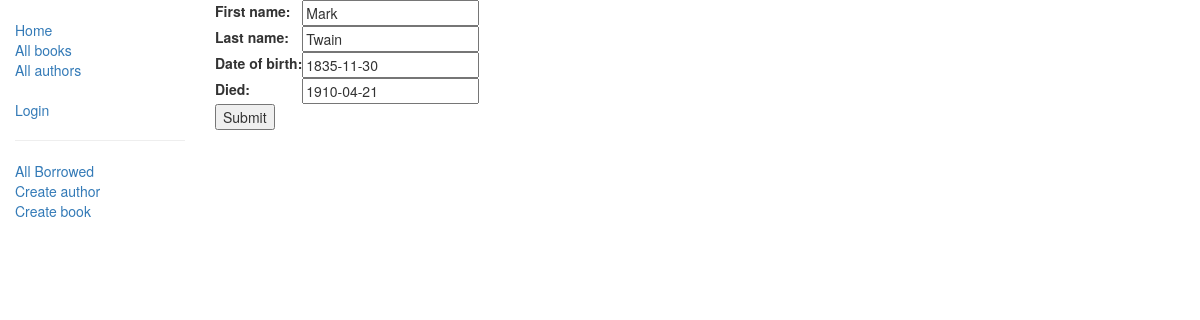
Page /catalog/author/2/update/ on the committed database.
### catalog/models.py (models this page shows, shortened)
class Author(models.Model):
    first_name = models.CharField(max_length=100)
    last_name = models.CharField(max_length=100)
    date_of_birth = models.DateField(null=True, blank=True)
    date_of_death = models.DateField('Died', null=True, blank=True)
    class Meta:
        ordering = ['last_name']

### catalog/views.py (the view)
# urls.py: path('author/<int:pk>/update/', views.AuthorUpdate.as_view(), name='author_update'),
class AuthorUpdate(UpdateView):
    model = Author
    fields = ['first_name','last_name','date_of_birth','date_of_death']

### catalog/templates/catalog/author_form.html (shortened to what this page needs)
{% extends "base_generic.html" %}
{% block content %}
  <form action="" method="post">
      <table>
      {{ form.as_table }}
      </table>
      <input type="submit" value="Submit" />
  </form>
{% endblock %}

### rows in the picture
Author: first_name "Mark", last_name "Twain", date_of_birth "1835-11-30", date_of_death "1910-04-21"
